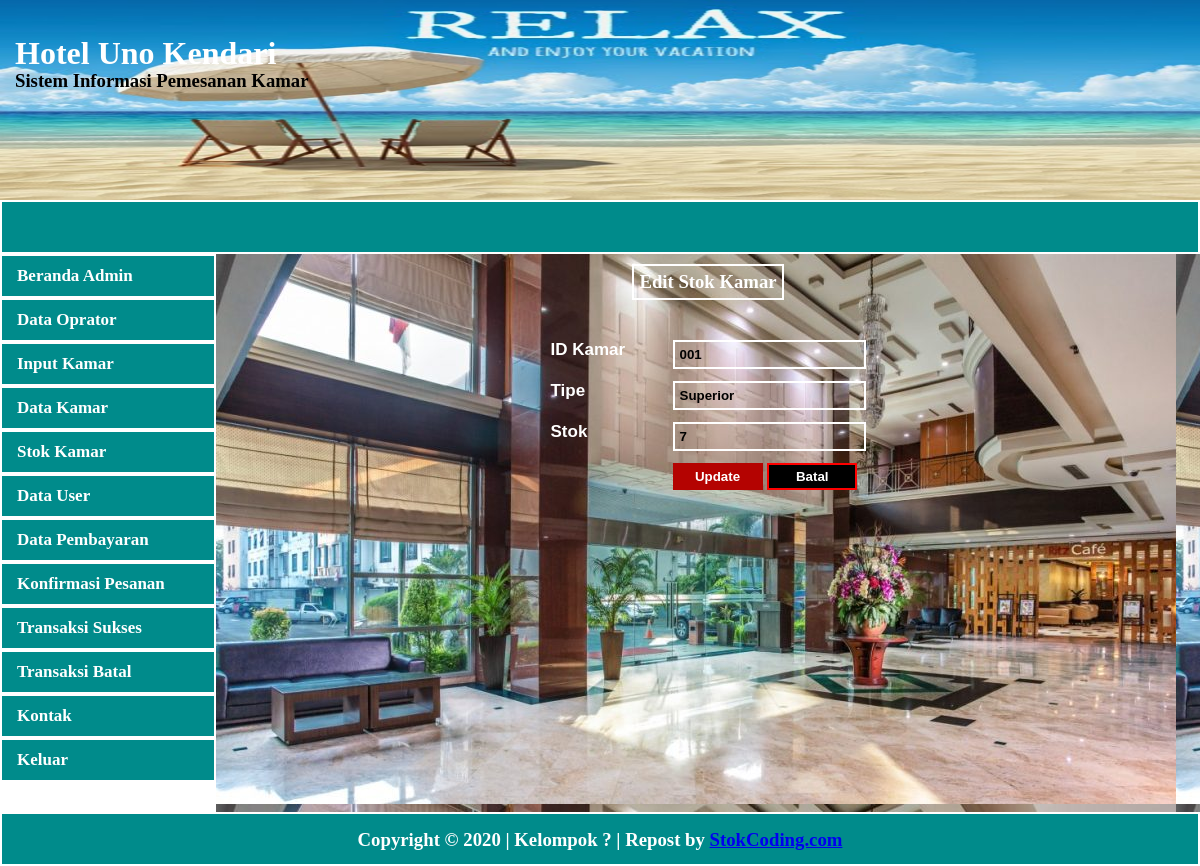
The page /admin/editstok?id=001 (signed in) on the database its author committed.
### tables this page shows
CREATE TABLE `stokkamar` (
  `idkamar` varchar(20) NOT NULL,
  `tipe` varchar(50) NOT NULL,
  `stok` int(11) NOT NULL
);

### admin/editstok.php (the view)
<?php
	require_once "view/header.php";
?>
	<aside>
		<center>
		<div id="formedit">
		<h3>Edit Stok Kamar</h3>
		<?php
			include "fungsi/koneksi.php";
			$ambil = $_GET['id'];
			$sql = $pdo->query("SELECT * FROM stokkamar WHERE idkamar='$ambil'");
			$data = $sql->fetch();
			$id = $data['idkamar'];
			$tipe = $data['tipe'];
			$stok = $data['stok'];
		?>
		<form method="post" action="fungsi/proseseditstok" enctype="multipart/form-data">
			<table>
				<tr>
					<td>ID Kamar</td>
					<td><input type="text" readonly="true" name="id" value="<?php echo $id ?>"></td>
				</tr>
				<tr>
					<td>Tipe</td>
					<td><input type="text" readonly="true" name="edittipe" value="<?php echo $tipe ?>"></td>
				</tr>
				<tr>
					<td>Stok</td>
					<td><input type="text" required="required" name="editstok" value="<?php echo $stok ?>"></td>
				</tr>
				<tr>
					<td></td>
					<td>
						<button type="submit" style="width:90px;background:#B40301; color:white;font-weight:bold;padding:4px;border:2px solid #B40301;">Update</button>
						<a href="stokkamar"><input type="button" style="width:90px;background:black;color:white;font-weight:bold;padding:4px;border:2px solid red;" value="Batal"></a>
					</td>
				</tr>
			</table>
		</form>
		</div>
		</center>
	</aside>
<?php
	require_once "view/footer.php"
?>

### admin/css/style.css (style rules this page uses)
* { margin: 0; padding: 0; }
aside { width: 82%; height: 69.8%; background-image: url('../gambar/LOBBY-AREA-banner-960x550.jpg'); float: left; }
table tr { line-height: 25px; }
table { margin-top:20px; font-size:16px; font-weight:bold; }
input { margin-top:10px; border:2px solid white; font-weight:bold; background:rgba(255,255,255,0.05); padding: 5px; }
table tr td { font-weight:bold; font-family:sans-serif; color: white; width: 120px; font-size: 17px; }
aside h3 { margin-top: 10px; margin-bottom: 8px; padding: 5px; border: 2px solid white; color: white; display: inline-block; }

### rows shown on the page
stokkamar: id "001", edittipe "Superior", editstok "7"
